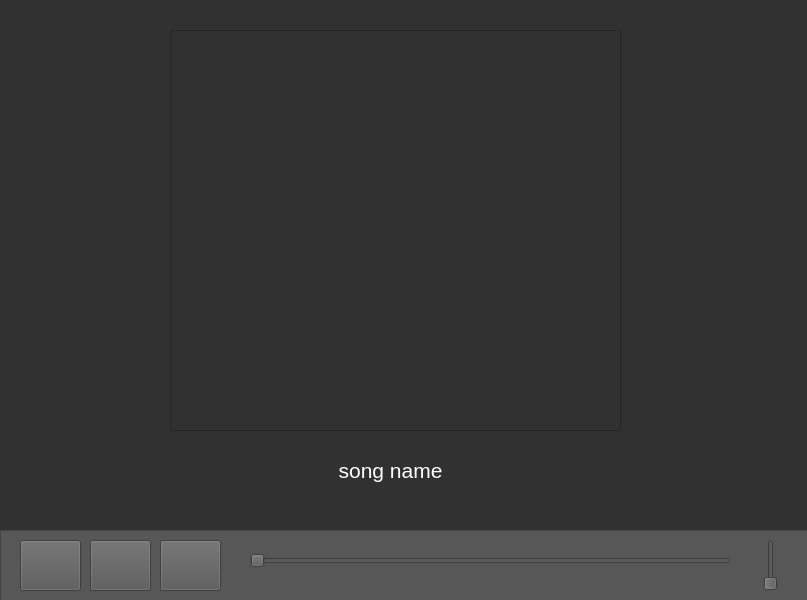
<?xml version="1.0" encoding="UTF-8"?>
<ui version="4.0">
 <class>MainWindow</class>
 <widget class="QMainWindow" name="MainWindow">
  <property name="geometry">
   <rect>
    <x>0</x>
    <y>0</y>
    <width>807</width>
    <height>600</height>
   </rect>
  </property>
  <property name="windowTitle">
   <string>MainWindow</string>
  </property>
  <property name="styleSheet">
   <string notr="true">background-color: #313131
</string>
  </property>
  <widget class="QWidget" name="centralwidget">
   <widget class="QFrame" name="lower_player_back">
    <property name="geometry">
     <rect>
      <x>0</x>
      <y>530</y>
      <width>811</width>
      <height>71</height>
     </rect>
    </property>
    <property name="styleSheet">
     <string notr="true">background-color: #575757
</string>
    </property>
    <property name="frameShape">
     <enum>QFrame::StyledPanel</enum>
    </property>
    <property name="frameShadow">
     <enum>QFrame::Raised</enum>
    </property>
    <widget class="QSlider" name="timeline">
     <property name="geometry">
      <rect>
       <x>250</x>
       <y>20</y>
       <width>481</width>
       <height>22</height>
      </rect>
     </property>
     <property name="styleSheet">
      <string notr="true"/>
     </property>
     <property name="orientation">
      <enum>Qt::Horizontal</enum>
     </property>
    </widget>
    <widget class="QSlider" name="volume">
     <property name="geometry">
      <rect>
       <x>760</x>
       <y>10</y>
       <width>22</width>
       <height>51</height>
      </rect>
     </property>
     <property name="orientation">
      <enum>Qt::Vertical</enum>
     </property>
    </widget>
    <widget class="QPushButton" name="pushButton_3">
     <property name="geometry">
      <rect>
       <x>160</x>
       <y>10</y>
       <width>61</width>
       <height>51</height>
      </rect>
     </property>
     <property name="text">
      <string/>
     </property>
     <property name="icon">
      <iconset>
       <normaloff>resources/icons/next.png</normaloff>resources/icons/next.png</iconset>
     </property>
    </widget>
    <widget class="QPushButton" name="pushButton_2">
     <property name="geometry">
      <rect>
       <x>90</x>
       <y>10</y>
       <width>61</width>
       <height>51</height>
      </rect>
     </property>
     <property name="text">
      <string/>
     </property>
     <property name="icon">
      <iconset>
       <normaloff>resources/icons/previous.png</normaloff>resources/icons/previous.png</iconset>
     </property>
    </widget>
    <widget class="QPushButton" name="pushButton">
     <property name="geometry">
      <rect>
       <x>20</x>
       <y>10</y>
       <width>61</width>
       <height>51</height>
      </rect>
     </property>
     <property name="text">
      <string/>
     </property>
     <property name="icon">
      <iconset>
       <normaloff>resources/icons/play.png</normaloff>resources/icons/play.png</iconset>
     </property>
    </widget>
   </widget>
   <widget class="QLabel" name="label">
    <property name="geometry">
     <rect>
      <x>250</x>
      <y>450</y>
      <width>281</width>
      <height>41</height>
     </rect>
    </property>
    <property name="font">
     <font>
      <pointsize>16</pointsize>
     </font>
    </property>
    <property name="layoutDirection">
     <enum>Qt::LeftToRight</enum>
    </property>
    <property name="autoFillBackground">
     <bool>false</bool>
    </property>
    <property name="styleSheet">
     <string notr="true">color: white</string>
    </property>
    <property name="text">
     <string>song name</string>
    </property>
    <property name="textFormat">
     <enum>Qt::AutoText</enum>
    </property>
    <property name="alignment">
     <set>Qt::AlignCenter</set>
    </property>
   </widget>
   <widget class="QGraphicsView" name="graphicsView">
    <property name="geometry">
     <rect>
      <x>170</x>
      <y>30</y>
      <width>451</width>
      <height>401</height>
     </rect>
    </property>
   </widget>
  </widget>
 </widget>
 <resources/>
 <connections/>
</ui>
